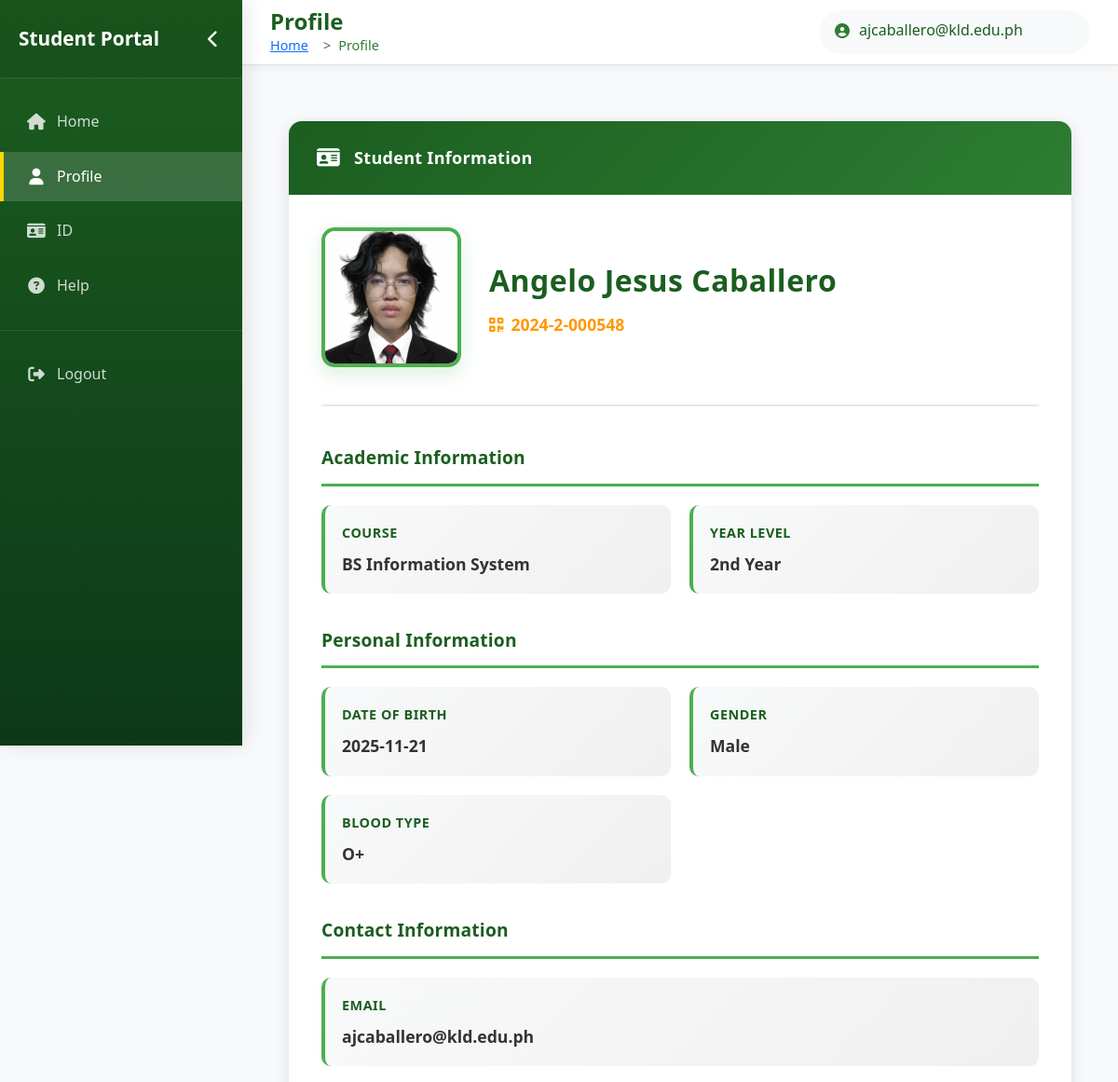
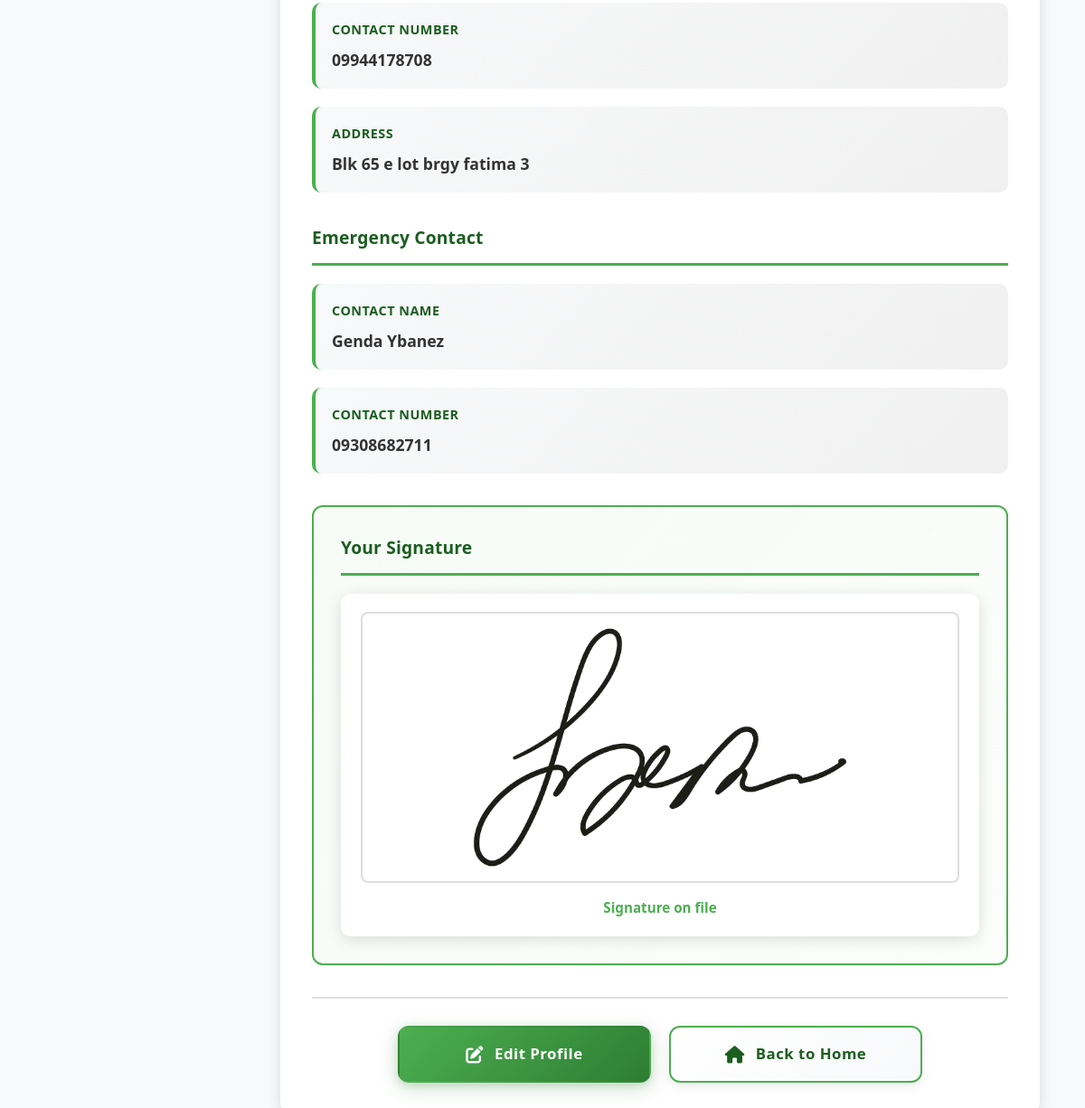
The page /student/student_profile.php (signed in) on the database its author committed (2 pictures, top to bottom).
### tables this page shows
CREATE TABLE `student` (
  `id` int(11) NOT NULL,
  `student_id` varchar(50) DEFAULT NULL,
  `email` varchar(100) NOT NULL,
  `first_name` varchar(100) DEFAULT NULL,
  `last_name` varchar(100) DEFAULT NULL,
  `year_level` varchar(50) DEFAULT NULL,
  `course` varchar(100) DEFAULT NULL,
  `contact_number` varchar(20) DEFAULT NULL,
  `address` varchar(255) DEFAULT NULL,
  `photo` varchar(255) DEFAULT NULL,
  `password` varchar(255) NOT NULL,
  `created_at` timestamp NOT NULL DEFAULT current_timestamp(),
  `profile_completed` tinyint(1) DEFAULT 0,
  `emergency_contact` varchar(100) DEFAULT NULL,
  `dob` date DEFAULT NULL,
  `gender` enum('Male','Female') DEFAULT NULL,
  `blood_type` enum('A+','A-','B+','B-','AB+','AB-','O+','O-') DEFAULT NULL,
  `signature` varchar(255) DEFAULT NULL,
  `qr_code` varchar(255) DEFAULT NULL,
  `cor` varchar(255) DEFAULT NULL,
  `digital_id_generated_at` timestamp NULL DEFAULT NULL,
  `digital_id_path` varchar(255) DEFAULT NULL,
  `deleted_at` datetime DEFAULT NULL,
  `emergency_contact_name` varchar(255) DEFAULT NULL
);

### student/student.php (called while the page is built, shortened)
<?php
class Student extends User
{
    public function getDb(): PDO {
        return $this->db;
    }
public function findById(int $student_id): ?array {
    $db = $this->getDb();
    $stmt = $db->prepare("SELECT * FROM student WHERE id = ? LIMIT 1");
    $stmt->execute([$student_id]);
    $row = $stmt->fetch(PDO::FETCH_ASSOC);
    return $row ?: null;
}
}

### student/student_profile.php (the view, shortened to what this page needs)
<?php
require_once __DIR__ . '/student_header.php';
require_once __DIR__ . '/student.php';
$stu = (new Student())->findById((int)$_SESSION['student_id']);
$avatar = null;
$use_initials = false;
if ($stu['photo']) {
    $avatar_path = '../uploads/student_photos/' . htmlspecialchars($stu['photo']);
    if (file_exists($avatar_path)) {
        $avatar = $avatar_path;
    }
}
$fullName   = htmlspecialchars(($stu['first_name'] ?? '') . ' ' . ($stu['last_name'] ?? ''));
?>
    <div class="profile-wrapper">
        <div class="profile-container">
            <div class="profile-card-enhanced">
                <div class="profile-card-header-enhanced">
                    <i class="fas fa-id-card"></i>
                    <span>Student Information</span>
                </div>
                <div class="profile-card-body-enhanced">
                    <div class="profile-photo-section-enhanced">
                        <div class="profile-photo-wrapper">
                            <?php if ($use_initials): ?>
                                <div class="profile-photo-enhanced avatar-placeholder">
                                    <i class="fas fa-user"></i>
                                </div>
                            <?php else: ?>
                                <img src="<?= $avatar ?>" alt="Profile Photo" class="profile-photo-enhanced">
                            <?php endif; ?>
                        </div>
                        <div class="profile-info-primary">
                            <div class="profile-name-enhanced"><?= $fullName ?></div>
                            <div class="profile-student-id-enhanced"><i class="fas fa-qrcode"></i> <?= htmlspecialchars($stu['student_id'] ?? 'N/A') ?></div>
                        </div>
                    </div>
                    <div class="profile-section-enhanced">
                        <div class="profile-section-title">
                            <span>Academic Information</span>
                        </div>
                        <div class="info-grid-enhanced">
                            <div class="info-item-enhanced">
                                <div class="info-label-enhanced"></i> Course</div>
                                <div class="info-value-enhanced"><?= htmlspecialchars($stu['course'] ?? 'Not Specified') ?></div>
                            </div>
                            <div class="info-item-enhanced">
                                <div class="info-label-enhanced"></i> Year Level</div>
                                <div class="info-value-enhanced"><?= htmlspecialchars($stu['year_level'] ?? 'Not Specified') ?></div>
                            </div>
                        </div>
                    </div>
                    <div class="profile-section-enhanced">
                        <div class="profile-section-title">
                            <span>Personal Information</span>
                        </div>
                        <div class="info-grid-enhanced">
                            <div class="info-item-enhanced">
                                <div class="info-label-enhanced"></i> Date of Birth</div>
                                <div class="info-value-enhanced"><?= htmlspecialchars($stu['dob'] ?? 'N/A') ?></div>
                            </div>
                            <div class="info-item-enhanced">
                                <div class="info-label-enhanced"></i> Gender</div>
                                <div class="info-value-enhanced"><?= htmlspecialchars($stu['gender'] ?? 'N/A') ?></div>
                            </div>
                            <div class="info-item-enhanced">
                                <div class="info-label-enhanced"></i> Blood Type</div>
                                <div class="info-value-enhanced"><?= htmlspecialchars($stu['blood_type'] ?? 'N/A') ?></div>
                            </div>
                        </div>
                    </div>
                    <div class="profile-section-enhanced">
                        <div class="profile-section-title">
                            <span>Contact Information</span>
                        </div>
                        <div class="info-grid-enhanced">
                            <div class="info-item-enhanced full-width">
                                <div class="info-label-enhanced"></i> Email</div>
                                <div class="info-value-enhanced"><?= htmlspecialchars($stu['email'] ?? 'Not Provided') ?></div>
                            </div>
                            <div class="info-item-enhanced full-width">
                                <div class="info-label-enhanced"></i> Contact Number</div>
                                <div class="info-value-enhanced"><?= htmlspecialchars($stu['contact_number'] ?? 'Not Provided') ?></div>
                            </div>
                            <div class="info-item-enhanced full-width">
                                <div class="info-label-enhanced"></i> Address</div>
                                <div class="info-value-enhanced"><?= htmlspecialchars($stu['address'] ?? 'N/A') ?></div>
                            </div>
                        </div>
                    </div>
                    <div class="profile-section-enhanced">
                        <div class="profile-section-title">
                            <span>Emergency Contact</span>
                        </div>
                        <div class="info-grid-enhanced">
                            <div class="info-item-enhanced full-width">
                                <div class="info-label-enhanced"> Contact Name</div>
                                <div class="info-value-enhanced"><?= htmlspecialchars($stu['emergency_contact_name'] ?? 'N/A') ?></div>
                            </div>
                            <div class="info-item-enhanced full-width">
                                <div class="info-label-enhanced"> Contact Number</div>
                                <div class="info-value-enhanced"><?= htmlspecialchars($stu['emergency_contact'] ?? 'N/A') ?></div>
                            </div>
                        </div>
                    </div>
                    <div class="profile-section-enhanced signature-section-enhanced">
                        <div class="profile-section-title">
                            <span>Your Signature</span>
                        </div>
                        <?php if (!empty($stu['signature'])): ?>
                            <div class="signature-container-enhanced">
                                <img src="../uploads/student_signatures/<?= htmlspecialchars($stu['signature'] ?? '') ?>" alt="Student Signature" class="signature-image-enhanced">
                                <div class="signature-status">
                                    <span>Signature on file</span>
                                </div>
                            </div>
                        <?php endif; ?>
                    </div>
                    <div class="profile-actions-enhanced">
                        <a href="edit_profile.php" class="btn-action btn-primary">
                            <i class="fas fa-edit"></i>
                            <span>Edit Profile</span>
                        </a>
                        <a href="student_home.php" class="btn-action btn-secondary">
                            <i class="fas fa-home"></i>
                            <span>Back to Home</span>
                        </a>
                    </div>
                </div>
            </div>
        </div>
    </div>
            </div>
        </main>
    </div>
</body>
</html>

### assets/css/admin.css (style rules this page uses)
:root { --school-yellow: #b69b04; --school-yellow-light: #FFF9C4; --school-green: #357737; --school-green-dark: #205022; --school-green-light: #388E3C; --school-white: #FFFFFF; --school-gray: #e0dede; --school-dark: #333333; }
* { margin: 0; padding: 0; box-sizing: border-box; font-family: 'Segoe UI', Tahoma, Geneva, Verdana, sans-serif; }
body { background-color: #f5f5f5; color: var(--school-dark); line-height: 1.6; padding: 0; }
.btn-primary, .btn-approve, .btn-bulk { background: linear-gradient(135deg, var(--school-green) 0%, var(--school-green-dark) 100%); color: white; }
.btn-secondary, .btn-regenerate { background: linear-gradient(135deg, var(--school-yellow) 0%, #a08603 100%); color: var(--school-dark); }

### student/student_header.php (style rules this page uses)
:root { --primary-dark: #1b5e20; --primary-medium: #2e7d32; --primary-light: #4caf50; --accent-yellow: #ffd600; --accent-yellow-light: #ffecb3; --sidebar-width: 260px; --sidebar-collapsed-width: 70px; --header-height: 70px; --transition-speed: 0.3s; }
.admin-body { background: #f8f9fa; min-height: 100vh; overflow-x: hidden; font-family: 'Segoe UI', Tahoma, Geneva, Verdana, sans-serif; }
body { overflow-x: hidden; }
* { transition: color var(--transition-speed) ease, background-color var(--transition-speed) ease, border-color var(--transition-speed) ease; }

### rows shown on the page
student: photo (picture), fullName "Angelo Jesus Caballero", student "2024-2-000548", course "BS Information System", year_level "2nd Year", dob "2025-11-21", gender "Male", blood_type "O+", email "ajcaballero@kld.edu.ph", contact_number "09944178708", address "Blk 65 e lot brgy fatima 3", emergency_contact_name "Genda Ybanez", emergency_contact "09308682711", signature (picture)

### other values the page prints
$_SESSION['email'] "ajcaballero@kld.edu.ph"
